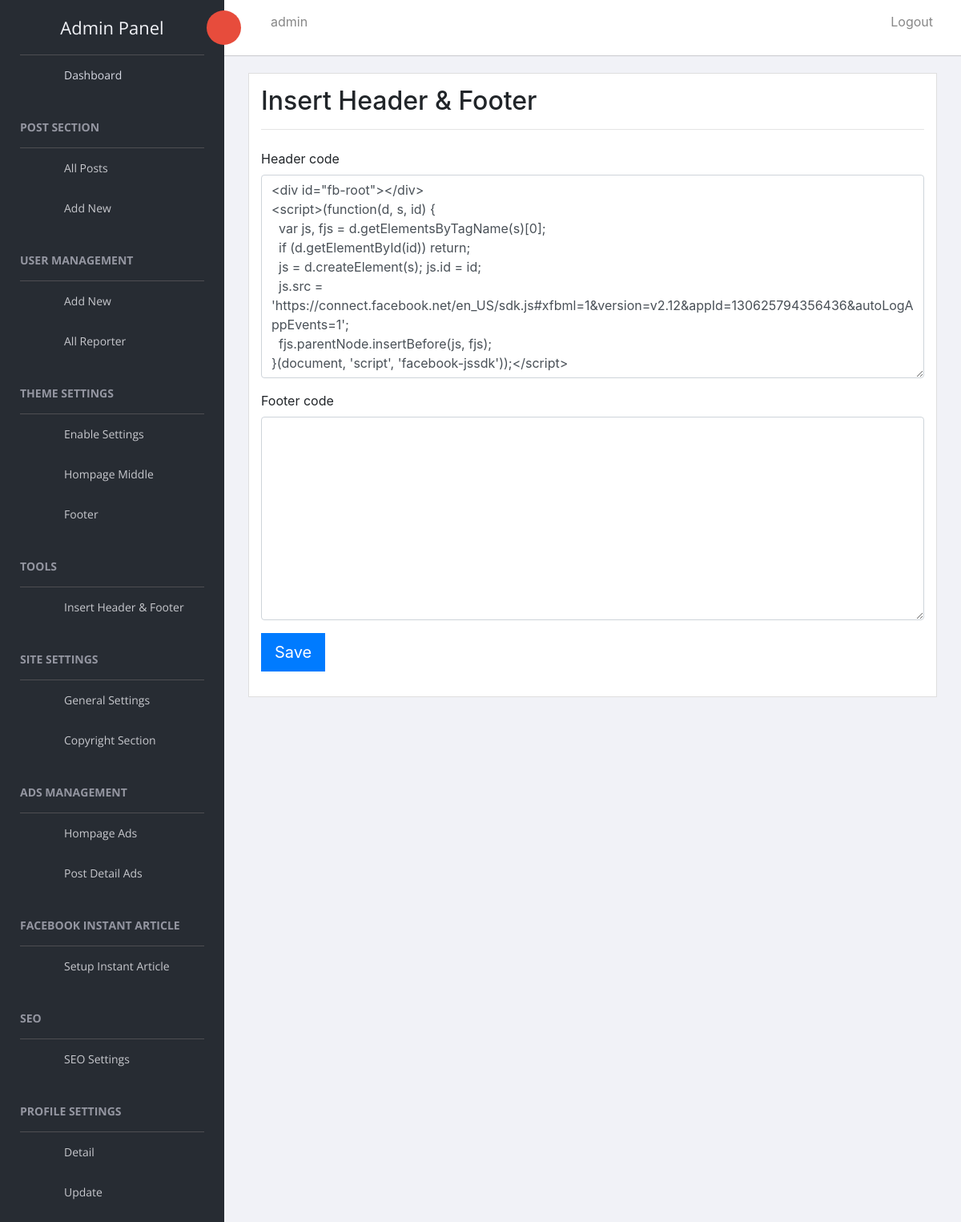
Page /reporter/theme_settings/insert_header_footer/ (signed in) on the committed database.
### Reporter/models.py (models this page shows, shortened)
class MyUser(AbstractBaseUser):
    username        = models.CharField(
                                        max_length=120,
                                        validators=[RegexValidator(
                                                regex=USERNAME_REGEX,
                                                message="Username must be Alphanumeric or contain any of the follwoing : '_ .'",
                                                code="Invalid Username"
                                            )],
                                        unique=True
                                    )
    email           = models.EmailField(
                                        verbose_name='email address',
                                        max_length=255,
                                        unique=True,
                                    )
    is_active       = models.BooleanField(default=True)
    is_staff        = models.BooleanField(default=False)
    is_admin        = models.BooleanField(default=False)
    is_editor       = models.BooleanField(default=False)
    objects         = MyUserManager()
    USERNAME_FIELD  = 'username'
    REQUIRED_FIELDS = ['email']
    def __str__(self):              # __unicode__ on Python 2
        return self.username
    @property
    def get_absolute_url(self):
        return reverse("Reporter:user_dashboard",kwargs={"user":self.username})

### Homepage/models.py (models this page shows, shortened)
class InsertHeaderFooter(models.Model):
	header_code 		= models.TextField(default="",blank=True)
	footer_code 		= models.TextField(default="",blank=True)

### Reporter/views.py (the view)
def InsertHeaderFooterView(request):
	try:
		qs = InsertHeaderFooter.objects.all()[0]
		form = InsertHeaderFooterForm(request.POST or None,instance=qs)
		if qs:
			if form.is_valid():
				instance = form.save(commit=False)
				instance.save()
				messages.success(request,"Successfully Saved", extra_tags='html_safe')
		template_name = "Reporter/insert_header_footer.html"
		context = {
					"form":form
				}
		return render(request,template_name,context)
	except:
		return HttpResponseRedirect(reverse('Reporter:enable_settings'))

### Reporter/forms.py
class InsertHeaderFooterForm(forms.ModelForm):
    class Meta:
        model =  InsertHeaderFooter
        fields= '__all__'

### templates/Reporter/insert_header_footer.html (shortened to what this page needs)
{% extends "Reporter/dashboard.html" %}
{% load static %}
{% load crispy_forms_tags %}
{% block content %}
{% if request.user.is_admin %}
<div class="col-xl-12">
   <div class="card">
      <div class="card-body">
         <div class="row">
            <div class="col-sm-12">
               <h2 class="card-title mb-0">Insert Header & Footer</h2>
            </div>
         </div>
         <hr>
         <div class="chart-wrapper mt-4" >
            <form method='POST' action=''>
               <div class="form-group">
                  <div class="row">
                     <div class="col-sm-12">
                        {{ form|crispy }}
                     </div>
                  </div>
                  <div class="row">
                     <div class="col-sm-6">
                        <input type="submit" value="Save" class="btn btn-primary btn-lg">
                     </div>
                  </div>
               </div>
            </form>
         </div>
      </div>
   </div>
</div>
{% endif %}
{% endblock %}

### templates/Reporter/nav-bar.html (shortened to what this page needs)
{% load static %}
<aside id="left-panel" class="left-panel">
   <nav class="navbar navbar-expand-sm navbar-default">
      <div class="navbar-header">
         <a class="navbar-brand" href="./">Admin Panel</a>
      </div>
      <div id="main-menu" class="main-menu collapse navbar-collapse">
         <ul class="nav navbar-nav">
            <li class="active">
               <a href="{{ request.user.get_absolute_url }}"> <i class="menu-icon fa fa-dashboard"></i>Dashboard </a>
            </li>
            <h3 class="menu-title">Post Section</h3>
            <li>
               <a href="{% url "Post:post_list" %}"> <i class="menu-icon  ti-layers-alt"></i>All Posts </a>
            </li>
            <li class="menu-item-has-children dropdown">
               <a href="#" class="dropdown-toggle" data-toggle="dropdown" aria-haspopup="true" aria-expanded="false"> <i class="menu-icon ti-pin-alt"></i>Add New</a>
            </li>
            {% if request.user.is_admin %}
            <h3 class="menu-title">User Management</h3>
            <li>
               <a href="{% url "Reporter:user_register" %}"> <i class="menu-icon ti-plus"></i>Add New </a>
            </li>
            <li>
               <a href="{% url "Reporter:reporters" %}"> <i class="menu-icon ti-user"></i>All Reporter </a>
            </li>
            <h3 class="menu-title">Theme Settings</h3>
            <li>
               <a href="{% url "Reporter:enable_settings" %}"> <i class="menu-icon  ti-flickr"></i>Enable Settings</a>
            </li>
            <li class="menu-item-has-children dropdown">
               <a href="#" class="dropdown-toggle" data-toggle="dropdown" aria-haspopup="true" aria-expanded="false"> <i class="menu-icon fa fa-columns"></i>Hompage Middle</a>
            </li>
            <li class="menu-item-has-children dropdown">
               <a href="#" class="dropdown-toggle" data-toggle="dropdown" aria-haspopup="true" aria-expanded="false"> <i class="menu-icon ti-layout"></i>Footer</a>
            </li>
            <h3 class="menu-title">Tools</h3>
            <li>
               <a href="{% url "Reporter:insert_header" %}"> <i class="menu-icon  fa fa-code"></i>Insert Header & Footer</a>
            </li>
             <h3 class="menu-title">Site Settings</h3>
             <li>
               <a href="{% url "Reporter:general_settings_create" %}"> <i class="menu-icon  fa fa-wrench"></i>General Settings</a>
            </li>
            <li>
               <a href="{% url "Reporter:copyright_section" %}"> <i class="menu-icon  fa fa-laptop"></i>Copyright Section</a>
            </li>
            <h3 class="menu-title">Ads Management</h3>
            <li>
               <a href="{% url "Reporter:homepage_ads" %}"> <i class="menu-icon  fa fa-laptop"></i>Hompage Ads</a>
            </li>
            <li>
               <a href="{% url "Reporter:post_detail_ads" %}"> <i class="menu-icon  fa fa-laptop"></i>Post Detail Ads</a>
            </li>
            <h3 class="menu-title">Facebook Instant Article</h3>
            <li>
               <a href="{% url "Reporter:insatnt_article" %}"> <i class="menu-icon  fa fab fa-facebook"></i>Setup Instant Article</a>
            </li>
            <h3 class="menu-title">SEO</h3>
            <li>
               <a href="{% url "Reporter:seo_settings" %}"> <i class="menu-icon  fa fas fa-globe"></i>SEO Settings</a>
            </li>
            {% endif %}
            <h3 class="menu-title">Profile Settings</h3>
            <li>
               <a href="{% url "Reporter:user_detail" request.user %}"> <i class="menu-icon ti-id-badge"></i>Detail</a>
            </li>
            <li>
               <a href="{% url "Reporter:user_update" request.user %}"> <i class="menu-icon fa fa-edit"></i>Update</a>
            </li>
         </ul>
      </div>
   </nav>
</aside>
<div id="right-panel" class="right-panel">
<header id="header" class="header">
   <div class="header-menu">
      <div class="col-sm-7">
         <a id="menuToggle" class="menutoggle pull-left"><i class="fa fa fa-tasks"></i></a>
         <div class="header-left">
            <p><i class="fa fa-user"> </i>  {{ request.user }}</p>
         </div>
      </div>
      <div class="col-sm-5">
         <div class="user-area dropdown float-right">
            <p><i class="fa  fa-sign-out"> </i>  <a data-toggle="modal" data-target="#logoutModal" href="#">Logout</a></p>
         </div>
      </div>
   </div>
</header>

### rows in the picture
MyUser: user "admin"
InsertHeaderFooter: header_code "<div id=\"fb-root\"></div> <script>(function(d, s, id) { var js, fjs = d.getElementsByTagName(s)[0]; if (d.getElementById(id)) return; js = d.createElement(s); js.id = id; js.src = 'https://connect.facebook.net/en_US/sdk.js#xfbml=1&version=v2.12&appId=130625794356436&autoLogAppEvents=1'; fjs.parentNode.insertBefore(js, fjs); }(document, 'script', 'facebook-jssdk'));</script>"
